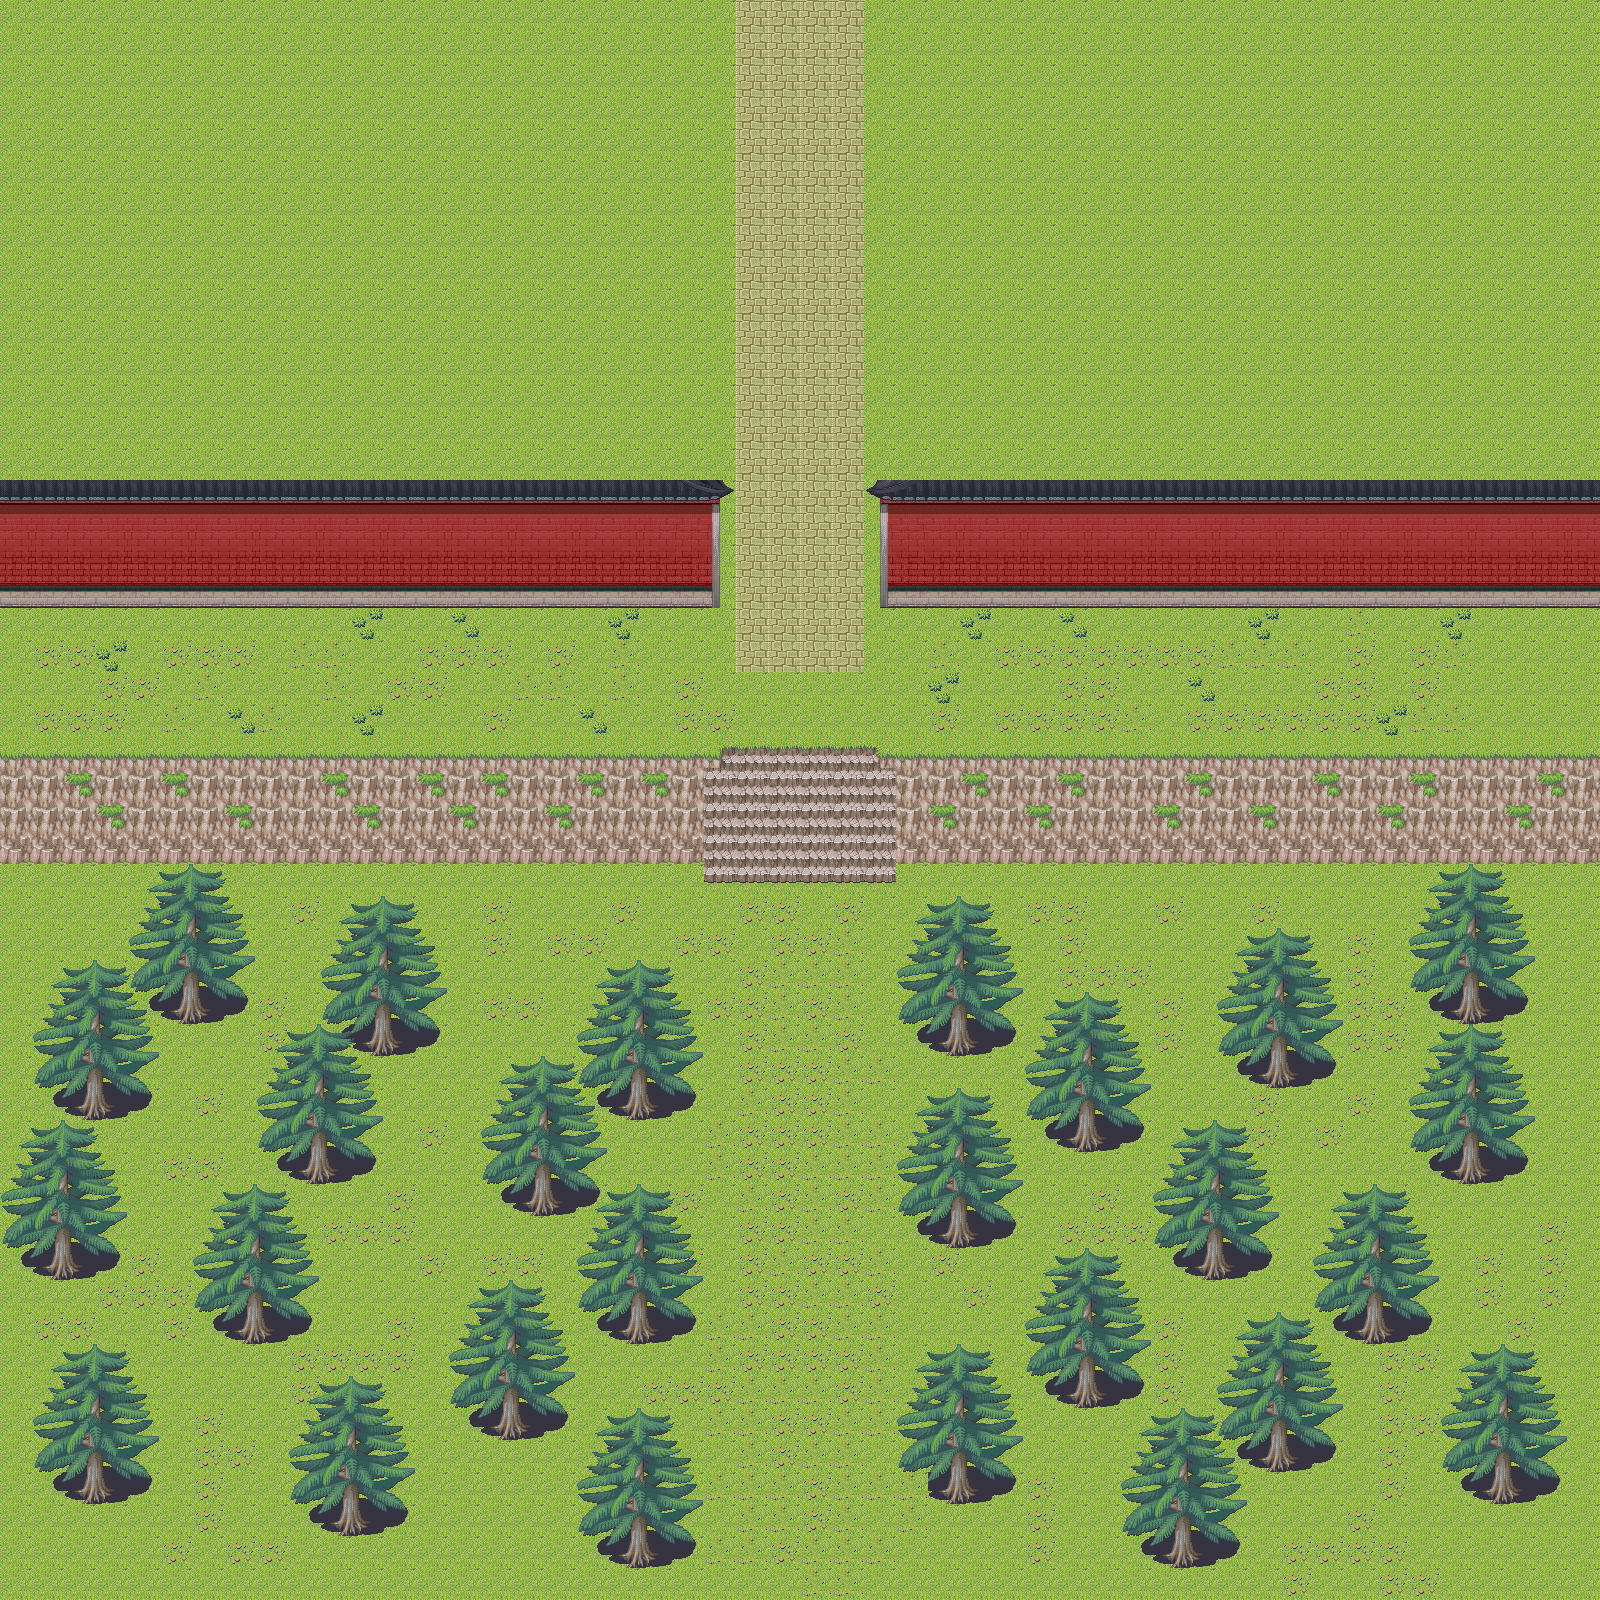

A 2D game scene composited from a Tiled map and its tileset images. What follows is a short description and the map's XML, with each tile layer's data collapsed to a summary:
An orthogonal 50x50 tile map with 32x32 px tiles, 3 tile layers (块层 1, 块层 2, 块层 3).

<map version="1.0" orientation="orthogonal" renderorder="right-down" width="50" height="50" tilewidth="32" tileheight="32">
 <tileset firstgid="1" name="map" tilewidth="32" tileheight="32">
  <image source="map.png" width="256" height="1984" />
 </tileset>
 <layer name="块层 1" width="50" height="50">
  <data>[2500 cells, 2500 non-empty, 2 distinct tile ids]</data>
 </layer>
 <layer name="块层 2" width="50" height="50">
  <data>[2500 cells, 884 non-empty, 45 distinct tile ids]</data>
 </layer>
 <layer name="块层 3" width="50" height="50">
  <data>[2500 cells, 312 non-empty, 12 distinct tile ids]</data>
 </layer>
</map>
